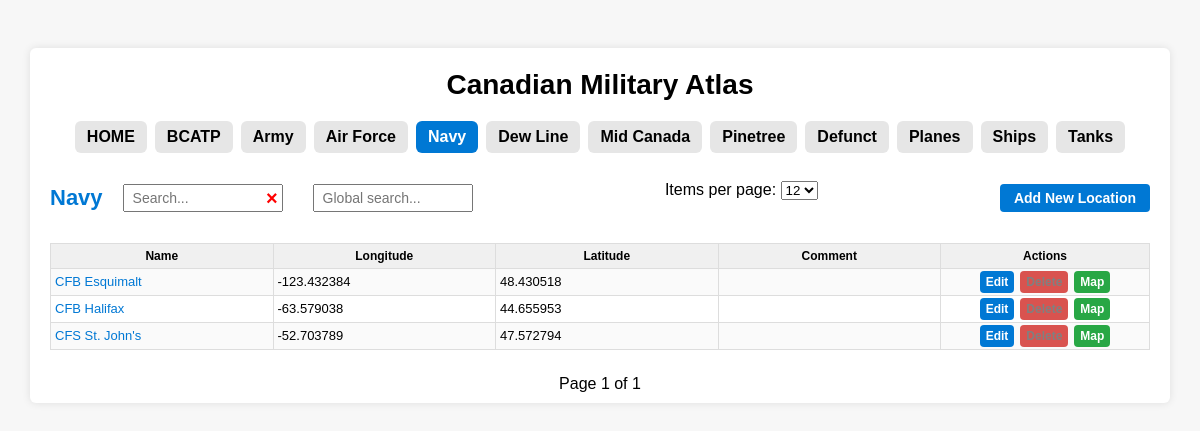
/navy, run on the app's committed database.
### models.py (models this page shows)
class Navy(db.Model):
    id = db.Column(db.Integer, primary_key=True)
    name = db.Column(db.String(200))
    longitude = db.Column(db.Float)
    latitude = db.Column(db.Float)
    comment = db.Column(db.String(500))
    wiki = db.Column(db.String(500))

### app.py (the view)
@app.route("/navy")
def navy():
    page = request.args.get("page", 1, type=int)
    per_page = request.args.get("per_page", 10, type=int)
    starts = request.args.get("starts", "").strip()
    query = Navy.query
    if starts:
        query = query.filter(Navy.name.ilike(f"%{starts}%"))
    if per_page == 0:
        rows = query.order_by(Navy.name).all()
        total_pages = 1
        pagination = None
    else:
        pagination = db.paginate(
            query.order_by(Navy.name), page=page, per_page=per_page
        )
        rows = pagination
        total_pages = pagination.pages
    return render_template(
        "navy.html",
        rows=rows,
        active_tab="navy",
        starts=starts,
        per_page=per_page,
        total_pages=total_pages,
        pagination=pagination,
    )

### templates/navy.html (shortened to what this page needs)
﻿{% extends "base.html" %}
{% block content %}
<div class="page-header">
    <div class="header-left">
        <h1>
            <a href="https://en.wikipedia.org/wiki/Royal_Canadian_Navy"
               target="_blank"
               class="title-link">
                Navy
            </a>
        </h1>
        <div class="search-wrapper">
            <input type="text"
                   id="searchBox"
                   class="search-box"
                   placeholder="Search..."
                   value="{{ starts }}"
                   onkeyup="searchByLetter()">
            <span class="clear-btn" onclick="clearSearch()">&times;</span>
        </div>
        <input id="globalSearchBox"
               type="text"
               class="global-search-box"
               placeholder="Global search..."
               onkeyup="globalSearch()">
    </div>
    <form method="get" id="perPageForm" style="margin-bottom: 15px;">
        <label for="per_page">Items per page:</label>
        <select name="per_page" id="per_page" onchange="this.form.submit()">
            <option value="12" {% if per_page == 12 %}selected{% endif %}>12</option>
        </select>
    </form>
    <button class="add-btn" onclick="openAddModal('navy')">Add New Location</button>
</div>
<table>
    <tr>
        <th class="name">Name</th>
        <th class="lon">Longitude</th>
        <th class="lat">Latitude</th>
        <th>Comment</th>
        <th class="actions">Actions</th>
    </tr>
    {% set data = rows.items if pagination else rows %}
    {% for row in data %}
    <tr id="row-{{ row.id }}">
        <td class="name">
            {% if row.wiki %}
            <a href="{{ row.wiki }}" target="_blank">{{ row.name }}</a>
            {% else %}
            {{ row.name }}
            {% endif %}
        </td>
        <td class="lon">{{ row.longitude }}</td>
        <td class="lat">{{ row.latitude }}</td>
        <td>{{ row.comment }}</td>
        <td class="actions">
            <div class="action-buttons">
                <a href="#"
                   class="action-btn edit-btn"
                   onclick="openEditModal('/navy/edit/{{ row.id }}'); return false;">
                    Edit
                </a>
                <a href="#"
                   class="action-btn delete-btn disabled"
                   onclick="confirmDelete('/delete/navy/{{ row.id }}'); return false;">
                </a>
                <a href="#"
                   class="action-btn map-btn"
                   onclick="openMap('{{ row.latitude }}', '{{ row.longitude }}'); return false;">
                    Map
                </a>
            </div>
        </td>
    </tr>
    {% endfor %}
</table>
{% if pagination %}
<div class="pagination">
    <span>Page {{ pagination.page }} of {{ total_pages }}</span>
</div>
{% endif %}
{% endblock %}

### templates/base.html (style rules this page uses)
body { font-family: Arial, sans-serif; background: #f7f7f7; margin: 0; padding: 20px; }
h1 { font-size: 22px; margin-bottom: 10px; }
.page-header { display: flex; align-items: center; justify-content: space-between; height: 90px; }
.header-left { display: flex; align-items: center; gap: 20px; }
.page-header h1 { margin: 0; font-weight: 600; white-space: nowrap; }
.search-wrapper { position: relative; display: inline-block; }
.search-box, .global-search-box { width: 160px; padding: 4px 30px 4px 8px; font-size: 14px; height: 28px; box-sizing: border-box; margin-right: 10px; }
.clear-btn { position: absolute; right: 15px; top: 50%; transform: translateY(-50%); font-size: 20px; color: red; cursor: pointer; user-select: none; font-weight: 900; line-height: 1; }
table { width: 100%; border-collapse: collapse; table-layout: fixed; word-wrap: break-word; margin-bottom: 20px; }
th, td { border: 1px solid #ddd; padding: 2px 4px; font-size: 13px; line-height: 1.5; }
th { background: #f0f0f0; font-size: 12px; font-weight: 600; padding: 3px 4px; }
tr:nth-child(even) { background: #fafafa; }
th.actions, td.actions { width: 200px; text-align: center; }
.action-buttons { display: flex; justify-content: center; gap: 6px; }
.action-buttons .action-btn { padding: 2px 6px; font-size: 12px; }
.add-btn, .edit-btn, .delete-btn, .map-btn { padding: 6px 14px; border-radius: 4px; font-size: 14px; font-weight: bold; cursor: pointer; border: none; }
.add-btn { background: #0078d4; color: white; }
.edit-btn { background: #0078d4; color: white; }
.delete-btn { background: #d9534f; color: white; }
.map-btn { background: #28a745; color: white; }
a { color: #0078d4; text-decoration: none; }
.pagination { width: 100%; display: flex; justify-content: center; align-items: center; margin-top: 25px; gap: 12px; }
.action-btn.disabled { pointer-events: none; color: gray; cursor: default; }

### data on the page
Navy: name "CFB Esquimalt", longitude "-123.432384", latitude "48.430518"
Navy: name "CFB Halifax", longitude "-63.579038", latitude "44.655953"
Navy: name "CFS St. John's", longitude "-52.703789", latitude "47.572794"

### other printed values
{{ pagination.page }} "1"
{{ total_pages }} "1"
